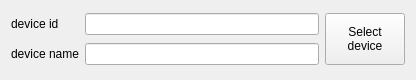
<?xml version="1.0" encoding="UTF-8"?>
<ui version="4.0">
 <class>DevicePresenceSourceBlockEditorWidget</class>
 <widget class="QWidget" name="DevicePresenceSourceBlockEditorWidget">
  <property name="geometry">
   <rect>
    <x>0</x>
    <y>0</y>
    <width>416</width>
    <height>80</height>
   </rect>
  </property>
  <property name="windowTitle">
   <string>Form</string>
  </property>
  <layout class="QGridLayout" name="gridLayout">
   <item row="0" column="1">
    <widget class="QLineEdit" name="deviceIdEdit">
     <property name="readOnly">
      <bool>true</bool>
     </property>
    </widget>
   </item>
   <item row="0" column="0">
    <widget class="QLabel" name="label">
     <property name="text">
      <string>device id</string>
     </property>
    </widget>
   </item>
   <item row="1" column="0">
    <widget class="QLabel" name="label_2">
     <property name="text">
      <string>device name</string>
     </property>
    </widget>
   </item>
   <item row="1" column="1">
    <widget class="QLineEdit" name="deviceNameEdit">
     <property name="readOnly">
      <bool>true</bool>
     </property>
    </widget>
   </item>
   <item row="0" column="2" rowspan="2">
    <widget class="QPushButton" name="selectDevBtn">
     <property name="sizePolicy">
      <sizepolicy hsizetype="Minimum" vsizetype="Minimum">
       <horstretch>0</horstretch>
       <verstretch>0</verstretch>
      </sizepolicy>
     </property>
     <property name="text">
      <string>Select
device</string>
     </property>
    </widget>
   </item>
  </layout>
 </widget>
 <resources/>
 <connections/>
</ui>
